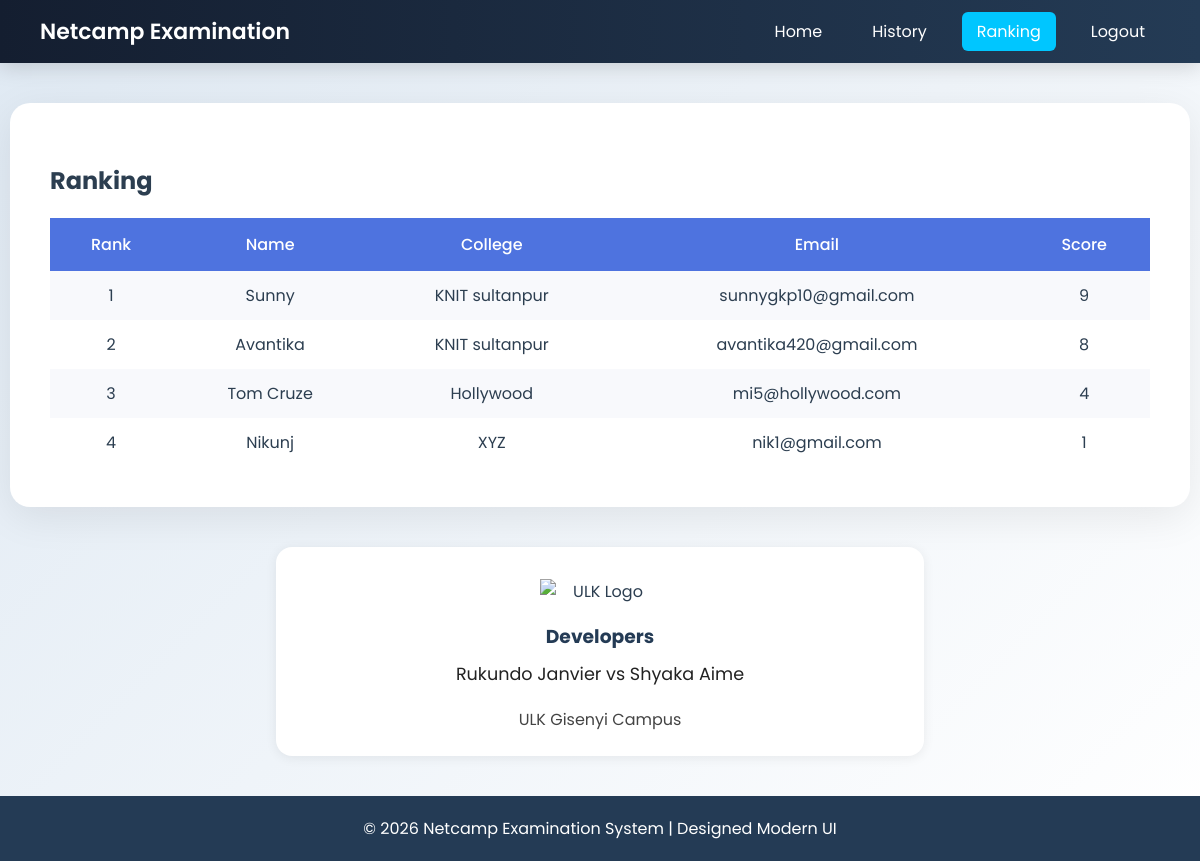
/account.php?q=3 (signed in), run on the app's committed database.
### tables this page shows
CREATE TABLE `rank` (
  `email` varchar(50) NOT NULL,
  `score` int(11) NOT NULL,
  `time` timestamp NOT NULL DEFAULT CURRENT_TIMESTAMP ON UPDATE CURRENT_TIMESTAMP
);

CREATE TABLE `user` (
  `name` varchar(50) NOT NULL,
  `gender` varchar(5) NOT NULL,
  `college` varchar(100) NOT NULL,
  `email` varchar(50) NOT NULL,
  `mob` bigint(20) NOT NULL,
  `password` varchar(50) NOT NULL
);

### account.php (the view, shortened to what this page needs)
<?php
include_once 'dbConnection.php';
?>
<!DOCTYPE html>
<html>
<head>
</head>
<body>
<div class="navbar">
    <div class="logo">Netcamp Examination</div>
    <ul>
        <li><a href="account.php?q=1" class="<?php if(@$_GET['q']==1) echo 'active'; ?>">Home</a></li>
        <li><a href="account.php?q=2" class="<?php if(@$_GET['q']==2) echo 'active'; ?>">History</a></li>
        <li><a href="account.php?q=3" class="<?php if(@$_GET['q']==3) echo 'active'; ?>">Ranking</a></li>
        <li><a href="logout.php?q=account.php">Logout</a></li>
    </ul>
</div>
<div class="container">
<?php
if(@$_GET['q']==3){
    echo "<h2>Ranking</h2>";
    $q = mysqli_query($con,"SELECT * FROM rank ORDER BY score DESC");
    echo "<table><tr><th>Rank</th><th>Name</th><th>College</th><th>Email</th><th>Score</th></tr>";
    $c=1;
    while($row=mysqli_fetch_array($q)){
        $e=$row['email'];
        $s=$row['score'];
        $q12=mysqli_query($con,"SELECT name, college FROM user WHERE email='$e'");
        $name=''; $college='';
        if($row2=mysqli_fetch_array($q12)){
            $name=$row2['name'];
            $college=$row2['college'];
        }
        echo "<tr><td>".$c++."</td><td>$name</td><td>$college</td><td>$e</td><td>$s</td></tr>";
    }
    echo "</table>";
}
?>
</div>
<div style="margin:40px auto 0 auto; max-width:600px; background:#fff; border-radius:16px; box-shadow:0 2px 12px rgba(0,0,0,0.07); padding:32px 24px 24px 24px; text-align:center;">
    <img src="img/ulk_logo.png" alt="ULK Logo" style="max-width:120px; margin-bottom:18px; display:block; margin-left:auto; margin-right:auto;">
    <h3 style="margin:0 0 10px 0; color:#243b55;">Developers</h3>
    <div style="font-size:1.1em; color:#222; margin-bottom:8px;">Rukundo Janvier vs Shyaka Aime</div>
    <div style="color:#444;">ULK Gisenyi Campus</div>
</div>
<div class="footer">
© <?php echo date("Y"); ?> Netcamp Examination System | Designed Modern UI
</div>
</body>
</html>

### account.php (style rules this page uses)
body { margin:0; padding:0; font-family:'Poppins',sans-serif; background:linear-gradient(135deg,#dfe9f3,#ffffff); color:#2c3e50; }
.navbar { background:linear-gradient(90deg,#141e30,#243b55); padding:15px 40px; display:flex; align-items:center; justify-content:space-between; box-shadow:0 4px 20px rgba(0,0,0,0.15); position:sticky; top:0; z-index:1000; }
.navbar .logo { color:#fff; font-size:22px; font-weight:600; }
.navbar ul { list-style:none; display:flex; margin:0; padding:0; }
.navbar ul li { margin-left:20px; }
.navbar ul li a { text-decoration:none; color:#fff; padding:8px 15px; border-radius:6px; transition:0.3s; }
.navbar ul li a:hover, .active { background:#00c6ff; color:#fff; }
.container { max-width:1100px; margin:40px auto; background:#fff; padding:40px; border-radius:20px; box-shadow:0 10px 40px rgba(0,0,0,0.08); }
table { width:100%; border-collapse:collapse; margin-top:20px; }
table th { background:#4e73df; color:white; padding:14px; font-weight:500; }
table td { padding:12px; text-align:center; }
table tr:nth-child(even) { background:#f8f9fc; }
.footer { text-align:center; padding:20px; background:#243b55; color:white; margin-top:40px; }

### data on the page
rank: user.name "Sunny", user.college "KNIT sultanpur", email "sunnygkp10@gmail.com", score "9"
rank: user.name "Avantika", user.college "KNIT sultanpur", email "avantika420@gmail.com", score "8"
rank: user.name "Tom Cruze", user.college "Hollywood", email "mi5@hollywood.com", score "4"
rank: user.name "Nikunj", user.college "XYZ", email "nik1@gmail.com", score "1"
